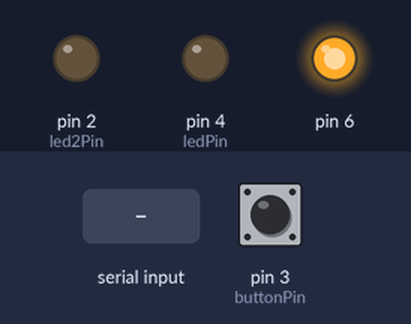
The sketch below on a simulated Arduino Uno, built with avr-gcc and run on an emulated ATmega328P. Shown: output pins drawn as LEDs (lit = HIGH). The inputs (shaded band) are chosen by the test bench; at power-on: pin 3 (buttonPin) HIGH.

Above: at 1.2 s.
1.3 s: pin 3 (buttonPin) pulled LOW for 0.15 s
At 2.2 s:
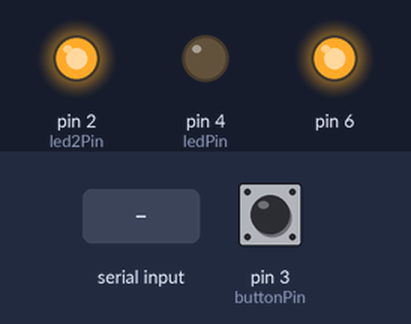
2.9 s: "H" received over Serial
At 3.4 s:
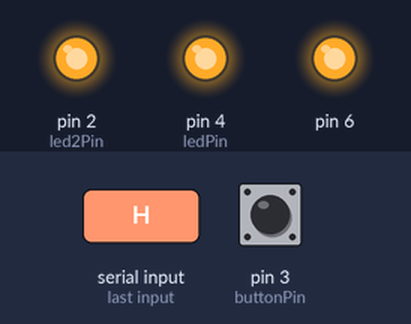
4.4 s: "Q" received over Serial
At 5.6 s:
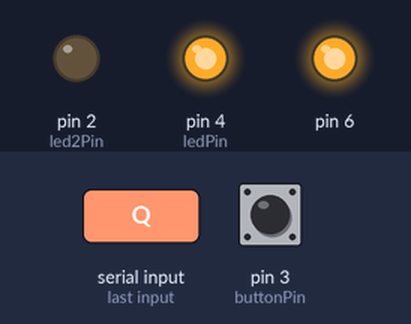
5.9 s: "L" received over Serial
At 6.9 s:
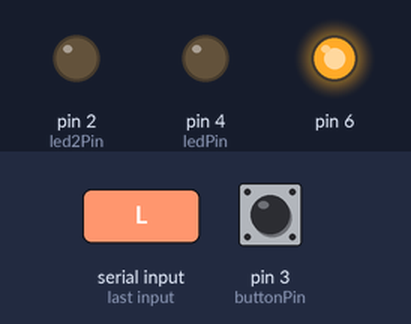
7.4 s: "P" received over Serial
At 8.1 s:
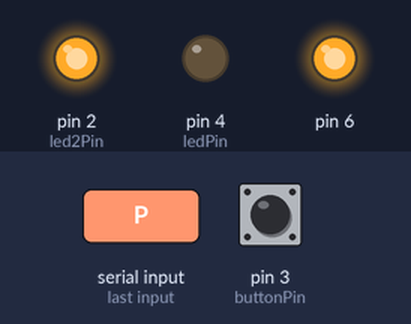
Timing chart, 0 to 9.9 s (numbered marks = the images above; inputs shaded):
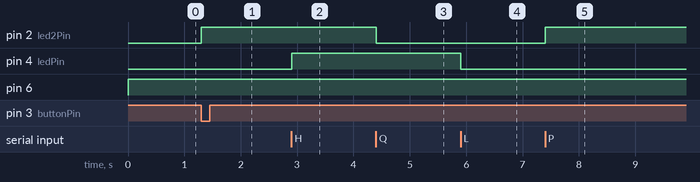

The sketch:

sketch_may31a.ino
```cpp
int ledPin = 4; // LED conectado al pin 4
int buttonPin = 3; // Botón conectado al pin 3
int led2Pin = 2; // LED conectado al pin 2

bool led2_state = false; // Estado del LED del pin 2

void setup() {
  pinMode(ledPin, OUTPUT); // Configura el pin del LED como salida
  pinMode(buttonPin, INPUT_PULLUP); // Configura el pin del botón como entrada con pull-up
  pinMode(led2Pin, OUTPUT); // Configura el pin del segundo LED como salida
  pinMode(6, OUTPUT);
  Serial.begin(9600); // Inicia la comunicación serial a 9600 baudios
}

void loop() {

  digitalWrite(6, HIGH);

  // Maneja la comunicación serial
  handleSerialInput();

  // Maneja el estado del LED del pin 2
  updateLed2State();

  // Controla los LEDs basado en el botón
  if (digitalRead(buttonPin) == LOW) {
    digitalWrite(ledPin, LOW); // Apaga el LED del pin 4
    digitalWrite(led2Pin, HIGH); // Enciende el LED del pin 2
    led2_state = true; // Actualiza el estado del LED del pin 2
  }
}

void handleSerialInput() {
  if (Serial.available() > 0) {
    char command = Serial.read();
    if (command == 'H') {
      digitalWrite(ledPin, HIGH); // Enciende el LED
    } else if (command == 'L') {
      digitalWrite(ledPin, LOW); // Apaga el LED
    } else if (command == 'C') {
      if (digitalRead(buttonPin) == LOW) {
        Serial.write('1'); // Envía '1' si el botón en el pin 3 está presionado
      } else {
        Serial.write('0'); // Envía '0' si el botón en el pin 3 no está presionado
      }
    } else if (command == 'P') {
      led2_state = true;
      digitalWrite(led2Pin, HIGH); // Enciende el LED del pin 2
    } else if (command == 'Q') {
      led2_state = false;
      digitalWrite(led2Pin, LOW); // Apaga el LED del pin 2
    }
  }
}

void updateLed2State() {
  if (led2_state) {
    digitalWrite(led2Pin, HIGH); // Mantiene el LED del pin 2 encendido
  }
}
```

Measured:
- after the input at 1.3 s, pin 2 (led2Pin): LOW → HIGH at once
- after the input at 2.9 s, pin 4 (ledPin): LOW → HIGH at once
- after the input at 4.4 s, pin 2 (led2Pin): HIGH → LOW at once
- after the input at 5.9 s, pin 4 (ledPin): HIGH → LOW at once
- after the input at 7.4 s, pin 2 (led2Pin): LOW → HIGH at once
